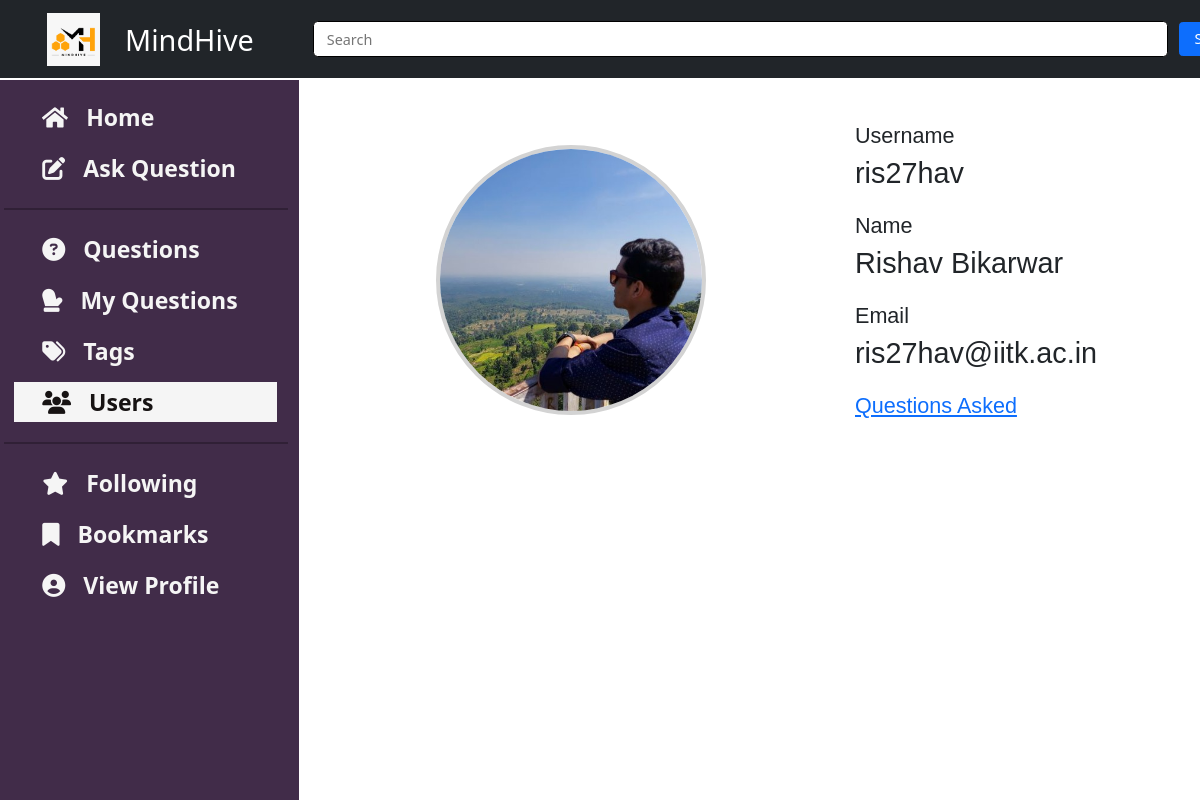
Page /users/4 (signed in) on the committed database.
### users/models.py (models this page shows, shortened)
class User(AbstractUser):
    username = models.CharField(max_length=25,blank=False,unique=True)
    email = models.EmailField(
        verbose_name='email address',
        max_length=50,
        unique=True,
        blank=False,
        validators=[EmailValidator()]
    )
    name = models.CharField(max_length=30, blank=True, null=True)
    profile_image = models.ImageField(upload_to='profile_image', default='default.jpg')
    blocked = models.BooleanField(default=False)
    followingQuestions = models.ManyToManyField(to='questions.Question', related_name='users_following', blank=True)
    bookmarkQuestions = models.ManyToManyField(to='questions.Question', related_name='users_bookmarked', blank=True)
    favouriteTags = models.ManyToManyField(to='tags.Tag', blank=True)
    objects = UserInfoManager()
    USERNAME_FIELD = 'email'
    REQUIRED_FIELDS = ['username' ]

### users/views.py (the view)
# urls.py: path('<int:pk>', views.profile, name='view_user'),
def profile(request,pk):
    usr = User.objects.get(pk=pk)
    if request.user.is_authenticated:
        return render(request, 'homepage.html', {'usr': usr, 'viewer': request.user})
    else:
        return render(request, 'homepage.html', {'usr': usr})

### templates/homepage.html (shortened to what this page needs)
{% extends 'base.html'%}
{% load crispy_forms_tags %}
{% load static %}
{%block insert_content%}
<div class="profile">
    <div id="photo">
        <div id="center-photo">
            <img src="{{usr.profile_image.url}}" alt="Image not found" />
        </div>
    </div>
    <div id="data">
        <form class="data-input" action="" view="profile">
            Username<br>
            <x class="test">{{usr.username}}</x>
        </form>
        <form class="data-input" action="" view="profile">
            Name<br>
            <x class="test">{{usr.name}}</x>
        </form>
        <form class="data-input" action="" view="profile">
            Email<br>
            <x class="test">{{usr.email}}</x>
        </form>
        {% if usr == user %}
        <form class="data-input" action="" view="profile">
            <a href="{% url 'home:authorQuestions' %}">Questions Asked</a><br>
        </form>
        {%else%}
        <form class="data-input" action="" view="profile">
            <a href="{% url 'home:otherauthorQuestions' usr.id %}">Questions Asked</a><br>
        </form>
        {% endif %}
    </div>
</div>
</div>
{% endblock %}

### templates/base.html (shortened to what this page needs)
<!DOCTYPE html>
<html lang="en">
{% load static %}
{% load crispy_forms_tags %}
<head>
    <link href="https://cdn.jsdelivr.net/npm/bootstrap@5.1.3/dist/css/bootstrap.min.css" rel="stylesheet"
>
    <link rel="stylesheet" href="https://cdnjs.cloudflare.com/ajax/libs/font-awesome/4.7.0/css/font-awesome.min.css">
    <link href="{% static 'css/master.css'%}" rel="stylesheet" />
</head>
<body id="page-top">
    <nav class="navbar navbar-expand-lg navbar-dark bg-dark fixed-top" id="mainNav">
        <div class="container px-4">
            <a href="{% url 'home:view_home'%}" id="logo">
                <img src="{% static 'media/icon.jpg' %}" alt="MindHive" class="logo-img">
            </a>
            <a class="navbar-brand" href="#page-top">MindHive</a>
            <div class="collapse navbar-collapse" id="navbarResponsive">
                <ul class="navbar-nav ms-auto">
                    <form class="inline-block" method=get action="{% url  'home:search_results' %}">
                        <input class="form-input" type="search" placeholder="Search" aria-placeholder="Search"
                            name="searched" id="search-input">
                        <input type="submit" class="btn btn-fill btn-primary" value=" Search " id="search">
                    </form>
                    <li class="nav-item">
                        <div class="dropdown">
                        </div>
                    </li>
                    <li class="nav-item">
                        <div class="dropdown">
                        </div>
                    </li>
            </div>
        </div>
    </nav>
    <div class='container' id="left">
        <a href="{% url 'home:view_home'%}" class="sect">
            <div class="comp" id="homeButton">
                <i class="fa fa-home"></i>
                &nbsp; Home
            </div>
        </a>
        <a href="{% url 'questions:add_question'%}" class="sect">
            <div class="comp" id="askButton">
                <i class="fa-solid fa-pen-to-square"></i>
                &nbsp; Ask Question
            </div>
        </a>
        <hr color="white" style="border: 0.5px solid rgb(0, 0, 0);" />
        <a href="{% url 'home:view_questions' %}" class="sect">
            <div class="comp" id="questionButton">
                <i class="fa-solid fa-circle-question"></i>
                &nbsp; Questions
            </div>
        </a>
        <a href="{% url 'home:authorQuestions' %}" class="sect">
            <div class="comp" id="questionButton">
                <i class="fa-solid fa-mitten"></i>
                &nbsp; My Questions
            </div>
        </a>
        <a href="{% url 'users:addtags' %}" class="sect">
            <div class="comp" id="tagsButton">
                <i class="fa-solid fa-tags"></i>
                &nbsp; Tags
            </div>
        </a>
        <a href="{% url 'users:users_list' %}" class="sect">
            <div class="comp" id="usersButton">
                <i class="fa-solid fa-users"></i>
                &nbsp; Users
            </div>
        </a>
        <hr color="white" style="border: 0.5px solid rgb(0, 0, 0);" />
        <a href="{%url 'home:following'%}" class="sect">
            <div class="comp" id="followingButton">
                <i class="fa-solid fa-star"></i>
                &nbsp; Following
            </div>
        </a>
        <a href="{%url 'home:bookmarks'%}" class="sect">
            <div class="comp" id="bookmarksButton">
                <i class="fa-solid fa-bookmark"></i>
                &nbsp; Bookmarks
            </div>
        </a>
        <a href="{% url 'users:view_user' user.id%}" class="sect">
            <div class="comp" id="profileButton">
                <i class="fa-solid fa-circle-user"></i>
                &nbsp; View Profile
            </div>
        </a>
    </div>
    <div class="content container">
        {% block insert_content %}{% endblock %}
    <div class='container d-flex flex-column h-100' id="right">
    </div>
</body>
</html>

### static/css/master.css (style rules this page uses)
* { margin: 0; padding: 0; }
html { scroll-behavior: smooth; zoom: 90%; }
:root { --navbar-height: 59px; }
#logo { color: white; display: flex; padding: 3px 22px; border-radius: 20px; text-decoration: none; }
.logo-img { height: 59px; margin: 3px 6px; }
.inline-block { display: block; width: 950px; height: 40px; }
.form-input { float: none; display: block; text-align: left; width: 100%; margin: 0; padding: 14px; border: 1px solid black; height: 40px; }
.dropdown { display: flex; right: 72px; top: 23px; margin-right: 10px; }
#search { left: 1310px; position: absolute; top: 24.5px; }
#left { position: fixed; float: left; width: 340px; top: 0; bottom: 0; overflow-y: scroll; -ms-overflow-style: none; scrollbar-width: none; align-items: unset; display: flex; flex-direction: column; padding-top: 1%; margin-top: 89px; margin-left: -0.6%; background-color: #412c49; }
#left a { text-decoration: none; text-align: left; font-size: 1.6rem; color: #171313; }
#right { position: fixed; right: 0px; top: 0; bottom: 0; overflow-y: scroll; -ms-overflow-style: none; scrollbar-width: none; float: left; width: 340px; padding-top: 1%; margin-top: 89px; margin-left: -0.6%; }
.sect { margin: 6px 12px; padding: 6px 13px; }
.comp { margin: -3px 8px; padding: 0px 10px; font-weight: bold; color: whitesmoke; transition-duration: 0.4s; }
.comp:hover, .sect.active, .sect.active div { color: #171313; background-color: whitesmoke; }
.navbar > .container, .navbar > .container-fluid { margin-left: 0px; }
.navbar-brand { font-size: xx-large; }
input[type="search"] { margin-left: 50px; border-radius: 5px; }
.content { position: absolute; top: 105px; left: 350px; min-width: 100px !important; max-width: 1000px !important; }
.profile { display: flex; float: left; width: 70%; height: 77vh; margin-top: 28px; margin-left: 22px; }
#photo { width: 40%; margin: 28px; display: flex; flex-direction: column; }
#center-photo { width: 50%; margin: 0em 4.5em; }
#center-photo img { height: 300px; width: 300px; border-radius: 50%; border: 5px lightgray solid; }
form[view="profile"] { left: 57px; font-size: x-large; font-family: sans-serif; }
.test { font-size: xx-large; }
#data { position: absolute; left: 600px; }

### rows in the picture
User: profile_image (picture), username "ris27hav", name "Rishav Bikarwar", email "ris27hav@iitk.ac.in"
